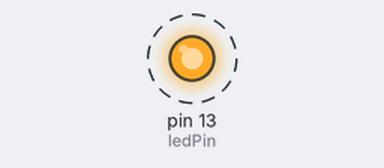
Simulated run of this sketch. Board: Arduino Uno, built with avr-gcc and run on an emulated ATmega328P. Shown: output pins drawn as LEDs (lit = HIGH). Dashed ring = blinking. No radio packets arrive unless stated.

Above: at 0.2 s.
Timing chart, 0 to 3.0 s (numbered marks = the images above):
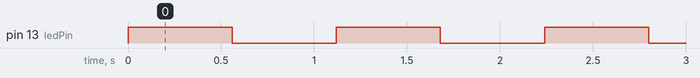

The sketch:

transmitter_test.ino
```cpp
#include <VirtualWire.h>
#define ledPin LED_BUILTIN
char *data;
void setup()
{
  pinMode(ledPin,OUTPUT);
  vw_set_ptt_inverted(true);
  vw_set_tx_pin(12);
  vw_setup(4000);
}

void loop()
{
  data="1";
  digitalWrite(ledPin,HIGH);
  vw_send((uint8_t *)data, strlen(data));
  vw_wait_tx();
  delay(500);
  data="0";
  digitalWrite(ledPin,LOW);
  vw_send((uint8_t *)data, strlen(data));
  vw_wait_tx();
  delay(500);
}
```

Measured:
- by itself, pin 13 (ledPin): alternates HIGH for 0.56 s and LOW for 0.56 s
